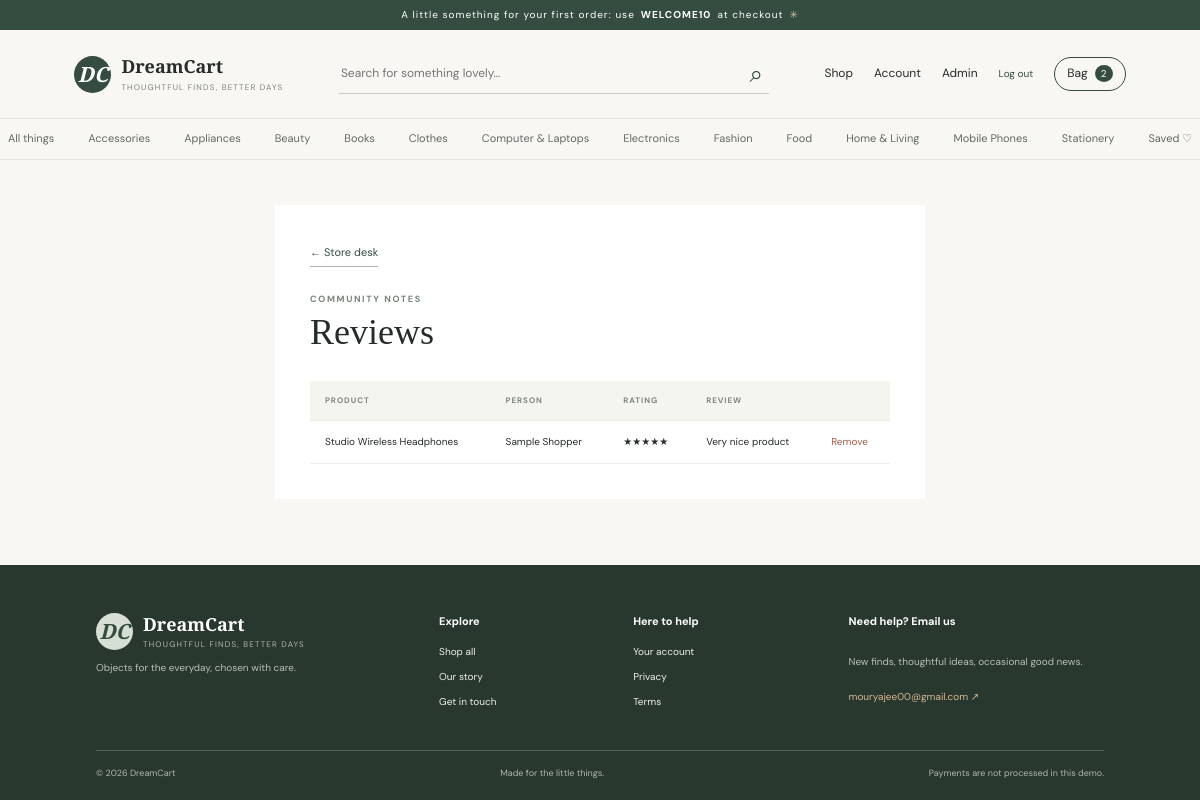
Screenshot of /admin/reviews (signed in) with the database file from the repository.
### models.py (models this page shows, shortened)
class Category(db.Model):
    id = db.Column(db.Integer, primary_key=True)
    name = db.Column(db.String(80), unique=True, nullable=False)
    slug = db.Column(db.String(90), unique=True, nullable=False)
    products = db.relationship("Product", backref="category", lazy=True)

class Review(db.Model):
    id = db.Column(db.Integer, primary_key=True)
    user_id = db.Column(db.Integer, db.ForeignKey("user.id"), nullable=False)
    product_id = db.Column(db.Integer, db.ForeignKey("product.id"), nullable=False)
    rating = db.Column(db.Integer, nullable=False)
    body = db.Column(db.String(1000), nullable=False)
    created_at = db.Column(db.DateTime, default=datetime.utcnow)
    user = db.relationship("User")
    product = db.relationship("Product", backref=db.backref("reviews", lazy=True))
    __table_args__ = (db.UniqueConstraint("user_id", "product_id"),)

class Product(db.Model):
    id = db.Column(db.Integer, primary_key=True)
    name = db.Column(db.String(160), nullable=False)
    slug = db.Column(db.String(180), unique=True, nullable=False)
    description = db.Column(db.Text, nullable=False, default="")
    image = db.Column(db.String(255), default="")
    price = db.Column(db.Float, nullable=False)
    discount = db.Column(db.Integer, default=0)
    stock = db.Column(db.Integer, default=0)
    category_id = db.Column(db.Integer, db.ForeignKey("category.id"), nullable=False)
    featured = db.Column(db.Boolean, default=False)
    popularity = db.Column(db.Integer, default=0)
    created_at = db.Column(db.DateTime, default=datetime.utcnow)
    @property
    def sale_price(self): return round(self.price * (100 - self.discount) / 100, 2)

class User(db.Model):
    id = db.Column(db.Integer, primary_key=True)
    name = db.Column(db.String(100), nullable=False)
    email = db.Column(db.String(160), unique=True, nullable=False, index=True)
    phone = db.Column(db.String(30), default="")
    password_hash = db.Column(db.String(256), nullable=False)
    address = db.Column(db.Text, default="")
    is_admin = db.Column(db.Boolean, default=False, nullable=False)
    created_at = db.Column(db.DateTime, default=datetime.utcnow)

### app.py (the view)
@app.route('/admin/reviews')
@admin_required
def admin_reviews(): return render_template('admin/reviews.html',reviews=Review.query.order_by(Review.created_at.desc()).all())

### app.py (called while the page is built)
def stripe_ready(): return bool(stripe and app.config['STRIPE_SECRET_KEY'].startswith('sk_test_'))

def csrf_token():
    if '_csrf' not in session: session['_csrf']=secrets.token_urlsafe(32)
    return session['_csrf']

@app.before_request
def protect_forms():
    if request.method=='POST':
        supplied=request.form.get('csrf_token','')
        if not supplied or not secrets.compare_digest(supplied,session.get('_csrf','')): abort(400)

def me(): return db.session.get(User, session.get('user_id')) if session.get('user_id') else None

@app.context_processor
def globals_for_templates():
    u=me(); cart_items=CartItem.query.filter_by(user_id=u.id).all() if u else []
    subtotal=sum(i.product.sale_price*i.quantity for i in cart_items); shipping=0 if subtotal>=2500 else (99 if subtotal else 0)
    return {'current_user':u,'cart_count':sum(i.quantity for i in cart_items),'cart_subtotal':subtotal,'cart_shipping':shipping,'cart_total':subtotal+shipping,'site_categories':Category.query.order_by(Category.name).all(),'contact_email':app.config['CONTACT_EMAIL'],'stripe_enabled':stripe_ready()}

def admin_required(f):
    @wraps(f)
    def w(*a,**k):
        if not me() or not me().is_admin: abort(403)
        return f(*a,**k)
    return w

### templates/admin/reviews.html (shortened to what this page needs)
{% extends 'base.html' %}{% block content %}
<section class="admin-form-page">
  <a class="under-link" href="{{ url_for('admin_dashboard') }}">← Store desk</a
  ><span class="eyebrow">COMMUNITY NOTES</span>
  <h1>Reviews</h1>
  <div class="admin-table-wrap">
    <table>
      <thead>
        <tr>
          <th>PRODUCT</th>
          <th>PERSON</th>
          <th>RATING</th>
          <th>REVIEW</th>
          <th></th>
        </tr>
      </thead>
      <tbody>
        {% for r in reviews %}
        <tr>
          <td>{{ r.product.name }}</td>
          <td>{{ r.user.name }}</td>
          <td>{{ '★' * r.rating }}</td>
          <td>{{ r.body }}</td>
          <td>
            <form
              method="post"
              action="{{ url_for('admin_review_delete',rid=r.id) }}"
              data-confirm="Remove this review?"
            >
              /><button class="text-button remove-link">Remove</button>
            </form>
          </td>
        </tr>
        {% else %}
        <tr>
          <td colspan="5" class="empty-table">No reviews yet.</td>
        </tr>
        {% endfor %}
      </tbody>
    </table>
  </div>
</section>
{% endblock %}

### templates/base.html (shortened to what this page needs)
<!doctype html>
<html lang="en">
  <head>
    <link
      rel="stylesheet"
      href="{{ url_for('static',filename='css/style.css') }}"
    />
  </head>
  <body>
    <div class="announcement">
      A little something for your first order: use <b>WELCOME10</b> at checkout
      <span>✳</span>
    </div>
    <header class="site-header">
      <a class="brand" href="{{ url_for('index') }}">
        <span class="brand-mark">DC</span
        ><span>DreamCart<small>THOUGHTFUL FINDS, BETTER DAYS</small></span></a>
      <form class="search" action="{{ url_for('products') }}">
        <input
          name="q"
          value="{{ request.args.get('q','') }}"
          placeholder="Search for something lovely…"
          aria-label="Search products"
        /><button aria-label="Search">⌕</button>
      </form>
      <nav class="header-actions">
        <a href="{{ url_for('products') }}">Shop</a>{% if current_user %}<a
          href="{{ url_for('account') }}"
          >Account</a
        >{% if current_user.is_admin %}<a
          href="{{ url_for('admin_dashboard') }}"
          >Admin</a
        >{% endif %}
        <form action="{{ url_for('logout') }}" method="post" class="inline">
          /><button class="text-button">Log out</button>
        </form>
        {% else %}<a href="{{ url_for('login') }}">Sign in</a>{% endif %}<a
          class="bag-link"
          href="{{ url_for('cart') }}"
          >Bag <span>{{ cart_count }}</span></a
        >
      </nav>
    </header>
    <nav class="category-nav">
      <a href="{{ url_for('products') }}">All things</a>{% for c in
      site_categories %}<a href="{{ url_for('products',category=c.slug) }}"
        >{{ c.name }}</a
      >{% endfor %}<a href="{{ url_for('wishlist') }}">Saved ♡</a>
    </nav>
    <main>
      {% block content %}{% endblock %}
    </main>
    <footer class="footer">
      <div class="footer-top">
        <div>
          <a class="brand footer-brand" href="{{ url_for('index') }}"
            ><span class="brand-mark">DC</span
            ><span
              >DreamCart<small>THOUGHTFUL FINDS, BETTER DAYS</small></span
            ></a
          >
          <p>Objects for the everyday, chosen with care.</p>
        </div>
        <div>
          <b>Explore</b><a href="{{ url_for('products') }}">Shop all</a
          ><a href="{{ url_for('about') }}">Our story</a
          ><a href="{{ url_for('contact') }}">Get in touch</a>
        </div>
        <div>
          <b>Here to help</b><a href="{{ url_for('account') }}">Your account</a
          ><a href="{{ url_for('privacy') }}">Privacy</a
          ><a href="{{ url_for('terms') }}">Terms</a>
        </div>
        <div class="newsletter">
          <b>Need help? Email us</b>
          <p>New finds, thoughtful ideas, occasional good news.</p>
          <a href="mailto:{{ contact_email }}">{{ contact_email }} ↗</a>
        </div>
      </div>
      <div class="footer-bottom">
        <span>© 2026 DreamCart</span><span>Made for the little things.</span
        ><span>Payments are not processed in this demo.</span>
      </div>
    </footer>
  </body>
</html>

### static/css/style.css (style rules this page uses)
:root { --ink: #262c28; --muted: #7b817b; --green: #344d40; --sage: #e8eee7; --paper: #f8f7f3; --white: #fff; --line: #e6e5df; --orange: #c77855; --serif: "Playfair Display", Georgia, serif; --sans: "DM Sans", Arial, sans-serif; }
* { box-sizing: border-box; }
html { scroll-behavior: smooth; }
body { margin: 0; background: var(--paper); color: var(--ink); font-family: var(--sans); font-size: 14px; line-height: 1.6; }
a { color: inherit; text-decoration: none; }
button, input, select, textarea { font: inherit; }
button { cursor: pointer; }
.announcement { height: 30px; background: var(--green); color: white; text-align: center; font-size: 10px; letter-spacing: 0.1em; display: flex; justify-content: center; align-items: center; gap: 6px; }
.announcement span { color: #d6c7a3; }
.site-header { height: 88px; padding: 0 6.2%; display: flex; align-items: center; justify-content: space-between; gap: 34px; background: var(--paper); }
.brand { display: flex; align-items: center; gap: 10px; font-family: var(--serif); font-size: 18px; font-weight: 600; line-height: 1.15; white-space: nowrap; }
.brand-mark { width: 37px; height: 37px; border-radius: 50%; background: var(--green); color: #fff; display: grid; place-items: center; font-size: 21px; font-style: italic; }
.brand small { display: block; font: 8px var(--sans); letter-spacing: 0.15em; color: var(--muted); margin-top: 5px; }
.search { height: 40px; border-bottom: 1px solid #c8cbc3; display: flex; max-width: 430px; flex: 1; }
.search input { background: transparent; border: 0; outline: none; flex: 1; font-size: 12px; }
.search button { background: none; border: 0; font-size: 24px; color: var(--green); }
.header-actions { display: flex; gap: 21px; align-items: center; font-size: 12px; white-space: nowrap; }
.bag-link { border: 1px solid var(--green); padding: 6px 12px; border-radius: 20px; }
.bag-link span { background: var(--green); color: white; border-radius: 50%; padding: 2px 6px; margin-left: 4px; font-size: 10px; }
.category-nav { height: 42px; border-top: 1px solid var(--line); border-bottom: 1px solid var(--line); display: flex; justify-content: center; align-items: center; gap: 34px; overflow: auto; white-space: nowrap; font-size: 11px; color: #626963; }
main { min-height: 45vh; }
.eyebrow { font-size: 9px; font-weight: 700; letter-spacing: 0.18em; color: #78857a; display: block; }
.under-link { font-size: 11px; border: 0; background: none; padding: 0; border-bottom: 1px solid #afb6ae; padding-bottom: 4px; color: var(--green); }
.footer { background: #29382f; color: #eef0e8; padding: 48px 8% 20px; }
.footer-top { display: grid; grid-template-columns: 1.4fr 0.7fr 0.8fr 1.2fr; gap: 45px; padding-bottom: 40px; }
.footer .brand { color: white; }
.footer .brand-mark { background: #d7ded3; color: #344d40; }
.footer .brand small { color: #aeb9ad; }
.footer-top p { font-size: 10px; color: #b6c0b6; }
.footer-top > div:not(:first-child) { display: flex; flex-direction: column; gap: 9px; font-size: 10px; }
.footer-top > div > b { font-size: 11px; color: #fff; margin-bottom: 4px; }
.newsletter a { color: #d2b995; }
.footer-bottom { border-top: 1px solid #536057; display: flex; justify-content: space-between; padding-top: 15px; color: #aeb8ad; font-size: 9px; }
.text-button { border: 0; background: none; padding: 0; color: var(--green); font-size: 10px; }
.remove-link { color: #a15e4b; }
.admin-heading h1, .admin-form-page h1 { font: 36px var(--serif); margin: 5px 0; }
.admin-table-wrap { background: #fff; margin-top: 28px; overflow: auto; }
table { width: 100%; border-collapse: collapse; font-size: 10px; text-align: left; }
th { font-size: 8px; letter-spacing: 0.12em; color: #7d877d; background: #f5f5f0; }
td, th { padding: 13px 15px; border-bottom: 1px solid #edede8; }
.admin-form-page { max-width: 650px; margin: 45px auto 90px; background: #fff; padding: 35px; }
.admin-form-page > .under-link { display: inline-block; margin-bottom: 25px; }

### rows the page displays
Category: name "Accessories"
Category: name "Appliances"
Category: name "Beauty"
Category: name "Books"
Category: name "Clothes"
Category: name "Computer & Laptops"
Category: name "Electronics"
Category: name "Fashion"
Category: name "Food"
Category: name "Home & Living"
Category: name "Mobile Phones"
Category: name "Stationery"
Review: product.name "Studio Wireless Headphones", user.name "Sample Shopper", rating "★★★★★", body "Very nice product"

### other values shown
{{ cart_count }} "2"
{{ contact_email }} "mouryajee00@gmail.com"
